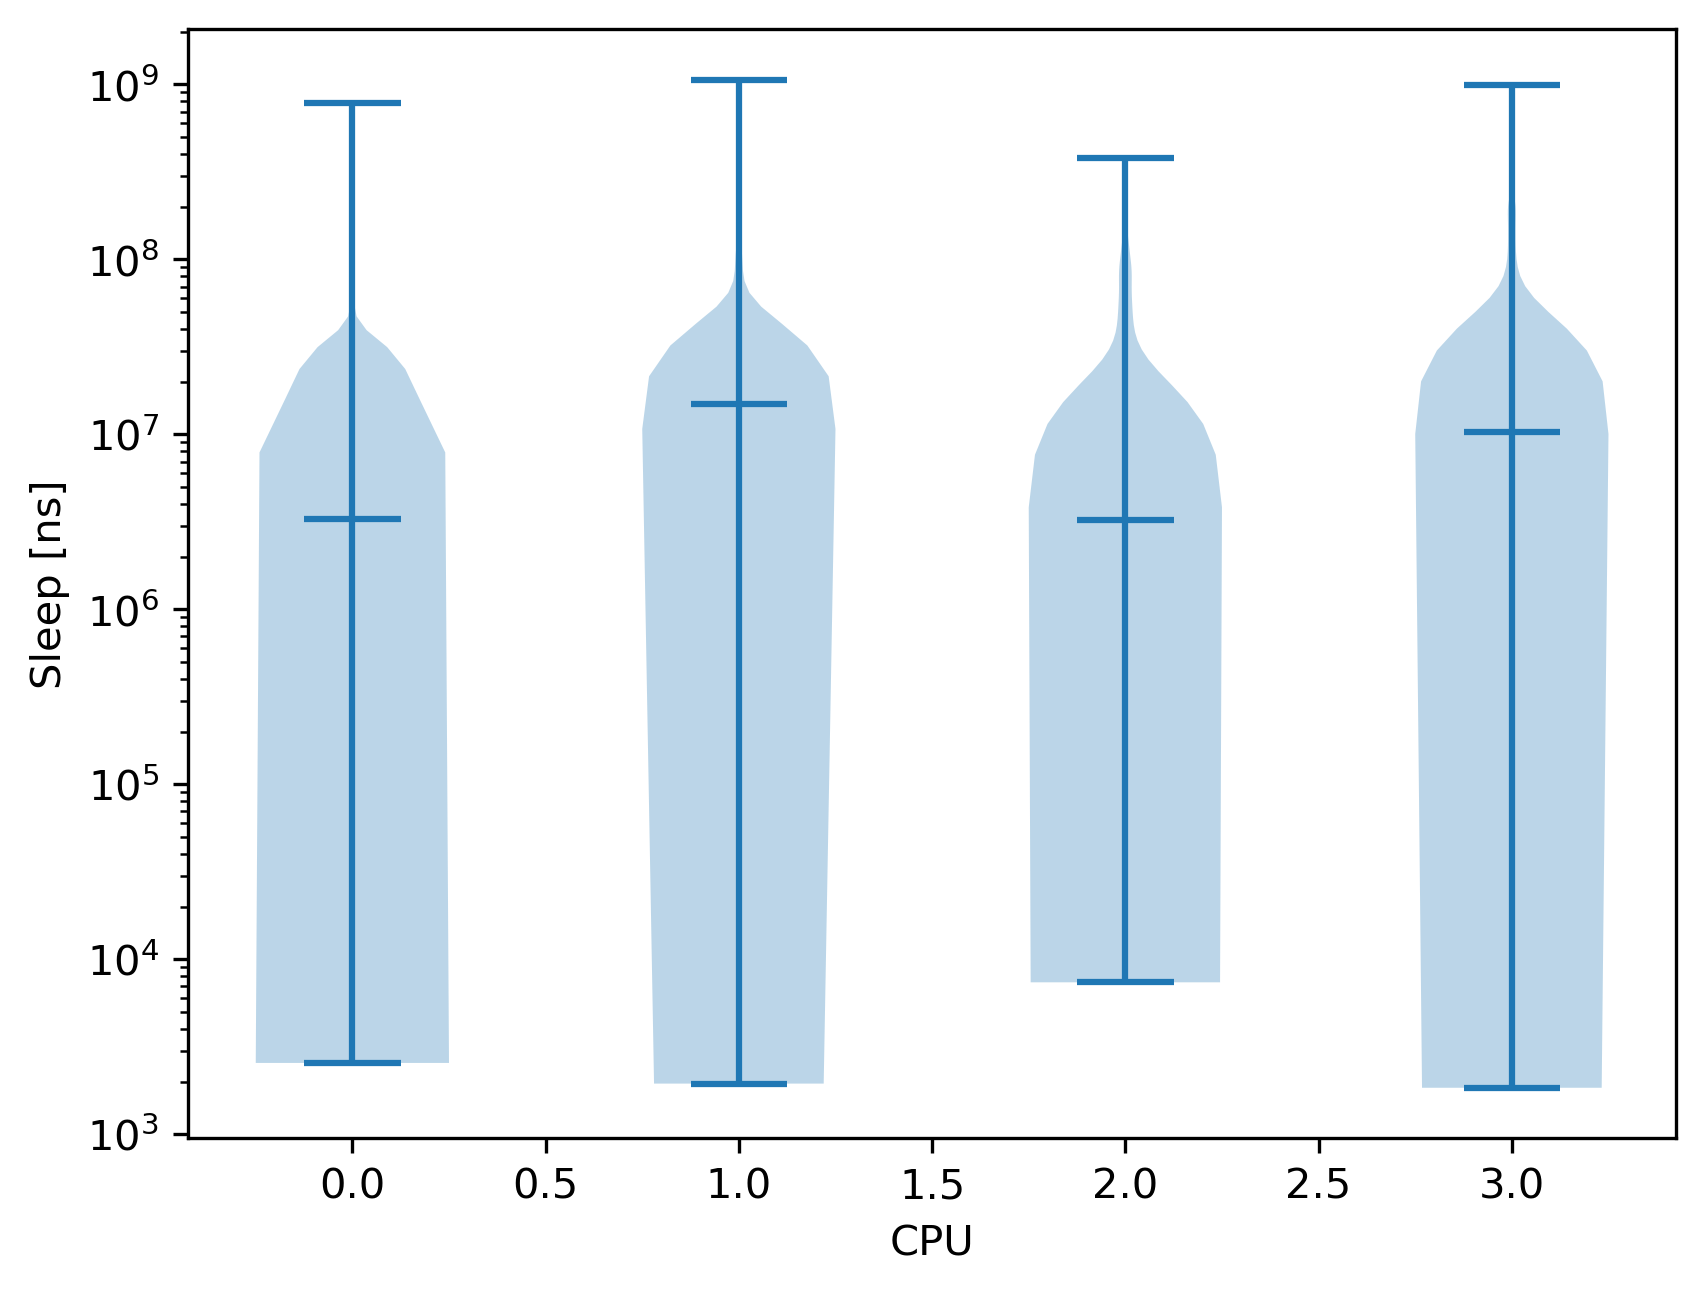

Source code (Python):
#!/usr/bin/python3

import os
import pandas as pd
import numpy as np
import matplotlib.pyplot as plt

FILE_BASE = os.path.splitext(__file__)[0]
FILE_DATA = FILE_BASE + ".txt"
FILE_PNG  = FILE_BASE + ".png"
FILE_PDF  = FILE_BASE + ".pdf"

colors = iter([plt.cm.tab10(i) for i in range(20)])

df = pd.read_csv(FILE_DATA, delim_whitespace=True, usecols=['CPU', 'Sleep[ns]'])

columns = []
positions = []
for cpu in df['CPU'].unique():
    sleep_data = df[df['CPU']==cpu]['Sleep[ns]']
    columns.append(sleep_data)
    positions.append(cpu)

plt.violinplot(columns, positions=positions, showmedians=True)

plt.xlabel('CPU')
plt.ylabel('Sleep [ns]')
plt.yscale('log')

print(f'generate {FILE_PDF}')
plt.savefig(FILE_PDF, dpi=300, bbox_inches='tight')
print(f'generate {FILE_PNG}')
plt.savefig(FILE_PNG, dpi=300, bbox_inches='tight')
